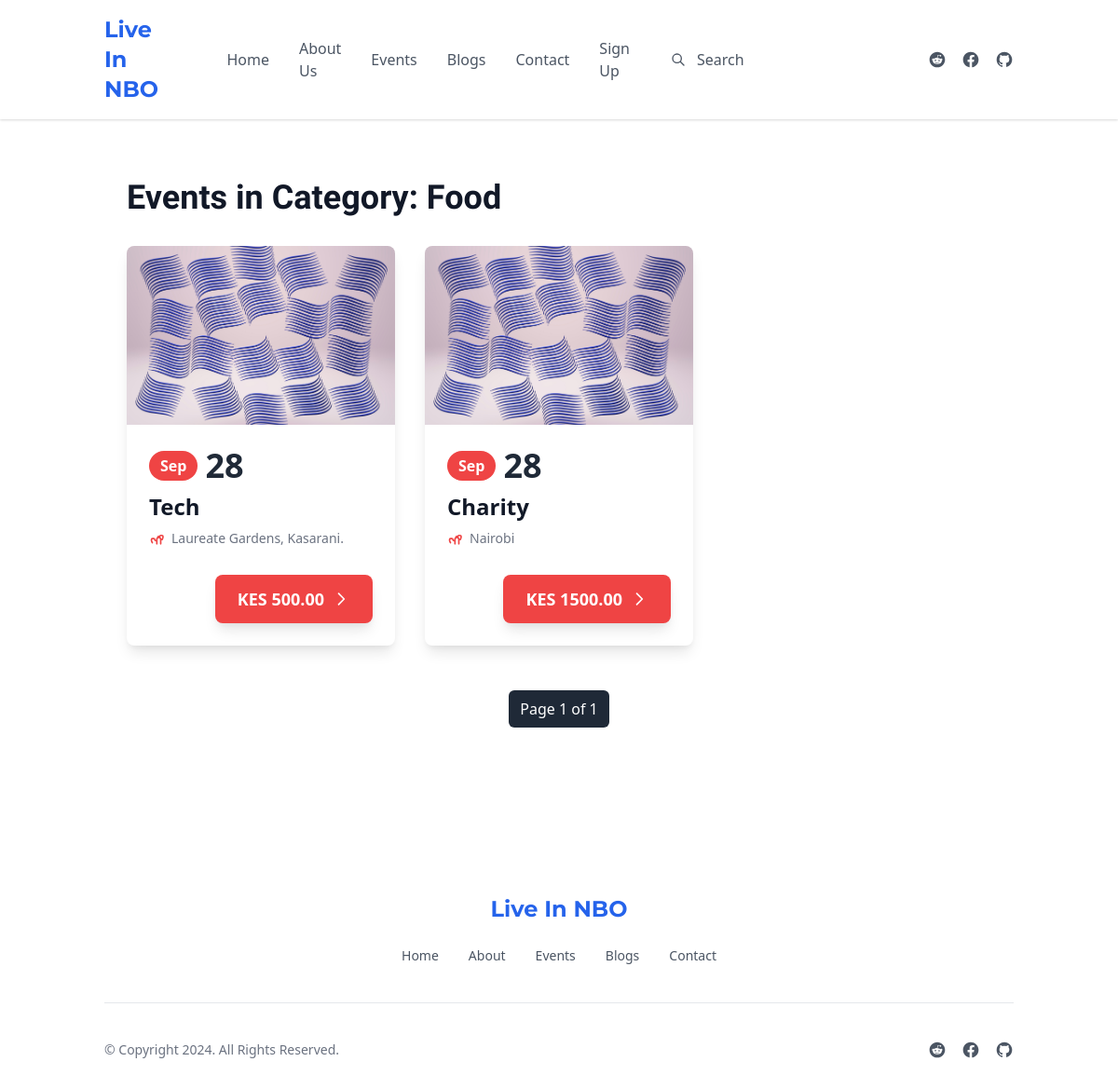
Screenshot of /events/category/Food/ with the database file from the repository.
### events/models.py (models this page shows, shortened)
class Event(models.Model):
    id = models.AutoField(primary_key=True)
    title = models.CharField(max_length=200)
    meta = models.CharField(max_length=300)
    location = models.CharField(max_length=300, default="location")
    content = models.TextField()
    thumbnail_img = models.ImageField(null=True, blank=True, upload_to="images/")
    thumbnail_url = models.URLField(blank=True, null=True)
    category = models.CharField(max_length=255, default="uncategorized")
    created_at = models.DateField(auto_now_add=True)
    price = models.PositiveIntegerField(default=0)
    receipt = models.FileField(upload_to='events/receipts/')
    author = models.ForeignKey(User, on_delete=models.CASCADE, blank=True, null=True)

### events/views.py (the view)
# urls.py: path('category/<str:category>', views.category, name='blogcategory'),
@cache_page(60 * 20)
def category(request, category):
    category_events = Event.objects.filter(category=category).order_by('-created_at')
    if not category_events:
        message = f"No events found in category: {category}"
        return render(request, "events/category.html", {"message": message})
    paginator = Paginator(category_events, 15)
    page = request.GET.get('page')
    category_events = paginator.get_page(page)
    return render(request, "events/category.html", {"category":category, "category_events":category_events})

### events/templates/events/category.html (shortened to what this page needs)
{% extends 'base.html' %}
{% load static %}
{% block content %}
<div class="min-h-screen py-16 text-gray-900">
    <div class="container mx-auto px-6 lg:px-12">
        <h1 class="text-4xl font-extrabold mb-8" style="font-family: 'Raleway', sans-serif;">
            Events in Category: {{ category }}
        </h1>
        {% if category_events %}
        <div class="grid gap-8 sm:grid-cols-2 lg:grid-cols-3">
            {% for event in category_events %}
            <div class="bg-white overflow-hidden rounded-lg shadow-lg hover:shadow-xl transition-shadow duration-300">
                <img src="{{ event.thumbnail_img.url }}" alt="Concert" class="w-full h-48 object-cover">
                <div class="p-6">
                    <div class="flex items-center text-gray-500 mb-2">
                        <span class="bg-red-500 text-white font-bold rounded-full py-1 px-3">{{ event.created_at|date:"M" }}</span>
                        <span class="text-4xl font-extrabold ml-2 text-gray-800">{{ event.created_at|date:"d" }}</span>
                    </div>
                    <h3 class="text-2xl font-semibold text-gray-900 mb-2">
                        <a href="{% url 'event_detail' event.id %}" class="hover:text-red-500 transition-colors">{{ event.title }}</a>
                    </h3>
                    <div class="text-sm text-gray-500 mb-4">
                        <span class="inline-flex items-center">
                            {{ event.location }}
                        </span>
                    </div>
                    <div class="mt-6 text-right">
                        <a href="{% url 'process_payment' event.id %}" class="bg-red-500 text-white px-6 py-3 rounded-lg text-lg font-bold shadow-lg hover:bg-red-600 transition duration-300 inline-flex items-center">
                            KES {{ event.price|floatformat:2 }}
                            <svg xmlns="http://www.w3.org/2000/svg" fill="none" viewBox="0 0 24 24" stroke="currentColor" class="w-5 h-5 ml-2">
                                <path stroke-linecap="round" stroke-linejoin="round" stroke-width="2" d="M9 5l7 7-7 7" />
                            </svg>
                        </a>
                    </div>
                </div>
            </div>
            {% endfor %}
        </div>
        <div class="mt-12 flex justify-center items-center">
            <div class="inline-flex items-center space-x-2">
                <span class="px-3 py-2 bg-gray-800 text-white rounded-md">Page {{ category_events.number }} of {{ category_events.paginator.num_pages }}</span>
            </div>
        </div>
        {% else %}
        <p class="text-center text-xl text-red-500 mt-12">No events found in the "{{ category }}" category.</p>
        {% endif %}
    </div>
</div>
{% endblock content %}

### templates/base.html (shortened to what this page needs)
{% load static %}
<!DOCTYPE html>
<html lang="en">
<head>
    <link href="https://cdn.jsdelivr.net/npm/tailwindcss@2.2.19/dist/tailwind.min.css" rel="stylesheet">
    <link rel="stylesheet" href="https://cdnjs.cloudflare.com/ajax/libs/font-awesome/6.0.0-beta3/css/all.min.css">
</head>
<body>
    <nav x-data="{ isOpen: false }" class="bg-white shadow dark:bg-gray-800">
        <div class="container px-6 py-4 mx-auto">
            <div class="lg:flex lg:items-center">
                <div class="flex items-center justify-between">
                    <a href="/" class="text-2xl font-bold text-blue-600" style="font-family: 'Montserrat', sans-serif;">
                        Live In NBO
                    </a>
                </div>
                <div x-cloak :class="[isOpen ? 'translate-x-0 opacity-100 ' : 'opacity-0 -translate-x-full']" class="absolute inset-x-0 z-20 flex-1 w-full px-6 py-4 transition-all duration-300 ease-in-out bg-white dark:bg-gray-800 lg:mt-0 lg:p-0 lg:top-0 lg:relative lg:bg-transparent lg:w-auto lg:opacity-100 lg:translate-x-0 lg:flex lg:items-center lg:justify-between">
                    <div class="flex flex-col text-gray-600 capitalize dark:text-gray-300 lg:flex lg:px-16 lg:-mx-4 lg:flex-row lg:items-center">
                        <a href="/" class="mt-2 transition-colors duration-300 transform lg:mt-0 lg:mx-4 hover:text-gray-900 dark:hover:text-gray-200">Home</a>
                        <a href="/about" class="mt-2 transition-colors duration-300 transform lg:mt-0 lg:mx-4 hover:text-gray-900 dark:hover:text-gray-200">About Us</a>
                        <a href="/events" class="mt-2 transition-colors duration-300 transform lg:mt-0 lg:mx-4 hover:text-gray-900 dark:hover:text-gray-200">Events</a>
                        <a href="/blogs" class="mt-2 transition-colors duration-300 transform lg:mt-0 lg:mx-4 hover:text-gray-900 dark:hover:text-gray-200">Blogs</a>
                        <a href="/contact" class="mt-2 transition-colors duration-300 transform lg:mt-0 lg:mx-4 hover:text-gray-900 dark:hover:text-gray-200">Contact</a>
                        <a href="/auth/register" class="mt-2 transition-colors duration-300 transform lg:mt-0 lg:mx-4 hover:text-gray-900 dark:hover:text-gray-200">Sign Up</a>
                        <div class="relative mt-4 lg:mt-0 lg:mx-4">
                            <span class="absolute inset-y-0 left-0 flex items-center pl-3">
                                <svg class="w-4 h-4 text-gray-600 dark:text-gray-300" viewBox="0 0 24 24" fill="none">
                                    <path d="M21 21L15 15M17 10C17 13.866 13.866 17 10 17C6.13401 17 3 13.866 3 10C3 6.13401 6.13401 3 10 3C13.866 3 17 6.13401 17 10Z" stroke="currentColor" stroke-width="2" stroke-linecap="round" stroke-linejoin="round"></path>
                                </svg>
                            </span>
                            <input type="text" class="w-full py-1 pl-10 pr-4 text-gray-700 placeholder-gray-600 bg-white border-b border-gray-600 dark:placeholder-gray-300 dark:focus:border-gray-300 lg:w-56 lg:border-transparent dark:bg-gray-800 dark:text-gray-300 focus:outline-none focus:border-gray-600" placeholder="Search">
                        </div>
                    </div>
                    <div class="flex justify-center mt-6 lg:flex lg:mt-0 lg:-mx-2">
                        <a href="reddit.com/liveinnbo" class="mx-2 text-gray-600 transition-colors duration-300 transform dark:text-gray-300 hover:text-gray-500 dark:hover:text-gray-300" aria-label="Reddit">
                        </a>
                        <a href="facebook.com/liveinnbo" class="mx-2 text-gray-600 transition-colors duration-300 transform dark:text-gray-300 hover:text-gray-500 dark:hover:text-gray-300" aria-label="Facebook">
                        </a>
                        <a href="github.com/liveinnbo" class="mx-2 text-gray-600 transition-colors duration-300 transform dark:text-gray-300 hover:text-gray-500 dark:hover:text-gray-300" aria-label="Github">
                        </a>
                    </div>
                </div>
            </div>
        </div>
    </nav>
    <main>
        {% block content %}{% endblock %}
    </main>
    <footer class="bg-white dark:bg-gray-900">
        <div class="container px-6 py-8 mx-auto">
            <div class="flex flex-col items-center text-center">
                <a href="/" class="text-2xl font-bold text-blue-600" style="font-family: 'Montserrat', sans-serif;">
                    Live In NBO
                </a>
                <div class="flex flex-wrap justify-center mt-6 -mx-4">
                    <a href="/" class="mx-4 text-sm text-gray-600 transition-colors duration-300 hover:text-blue-500 dark:text-gray-300 dark:hover:text-blue-400" aria-label="Reddit"> Home </a>
                    <a href="/about" class="mx-4 text-sm text-gray-600 transition-colors duration-300 hover:text-blue-500 dark:text-gray-300 dark:hover:text-blue-400" aria-label="Reddit"> About </a>
                    <a href="/events" class="mx-4 text-sm text-gray-600 transition-colors duration-300 hover:text-blue-500 dark:text-gray-300 dark:hover:text-blue-400" aria-label="Reddit"> Events </a>
                    <a href="/blogs" class="mx-4 text-sm text-gray-600 transition-colors duration-300 hover:text-blue-500 dark:text-gray-300 dark:hover:text-blue-400" aria-label="Reddit"> Blogs </a>
                    <a href="/contact" class="mx-4 text-sm text-gray-600 transition-colors duration-300 hover:text-blue-500 dark:text-gray-300 dark:hover:text-blue-400" aria-label="Reddit"> Contact </a>
                </div>
            </div>
            <hr class="my-6 border-gray-200 md:my-10 dark:border-gray-700" />
            <div class="flex flex-col items-center sm:flex-row sm:justify-between">
                <p class="text-sm text-gray-500 dark:text-gray-300">© Copyright 2024. All Rights Reserved.</p>
                <div class="flex -mx-2">
                    <a href="reddit.com/liveinnbo" class="mx-2 text-gray-600 transition-colors duration-300 dark:text-gray-300 hover:text-blue-500 dark:hover:text-blue-400" aria-label="Reddit">
                    </a>
                    <a href="facebook.com/liveinnbo" class="mx-2 text-gray-600 transition-colors duration-300 dark:text-gray-300 hover:text-blue-500 dark:hover:text-blue-400" aria-label="Facebook">
                    </a>
                    <a href="github.com/liveinnbo" class="mx-2 text-gray-600 transition-colors duration-300 dark:text-gray-300 hover:text-blue-500 dark:hover:text-blue-400" aria-label="Github">
                    </a>
                </div>
            </div>
        </div>
    </footer>
</body>
</html>

### rows the page displays
Event: thumbnail_img (picture), created_at "Sep", created_at "28", title "Tech", location "Laureate Gardens, Kasarani.", price "500.00"
Event: thumbnail_img (picture), created_at "Sep", created_at "28", title "Charity", location "Nairobi", price "1500.00"

### other values shown
{{ category }} "Food"
{{ category_events.number }} "1"
{{ category_events.paginator.num_pages }} "1"
